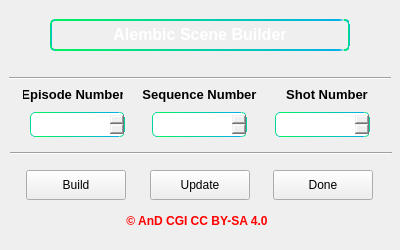
<?xml version="1.0" encoding="UTF-8"?>
<ui version="4.0">
 <class>Form</class>
 <widget class="QWidget" name="Form">
  <property name="geometry">
   <rect>
    <x>0</x>
    <y>0</y>
    <width>400</width>
    <height>250</height>
   </rect>
  </property>
  <property name="sizePolicy">
   <sizepolicy hsizetype="Fixed" vsizetype="Fixed">
    <horstretch>0</horstretch>
    <verstretch>0</verstretch>
   </sizepolicy>
  </property>
  <property name="minimumSize">
   <size>
    <width>400</width>
    <height>250</height>
   </size>
  </property>
  <property name="maximumSize">
   <size>
    <width>400</width>
    <height>250</height>
   </size>
  </property>
  <property name="windowTitle">
   <string>Form</string>
  </property>
  <widget class="Line" name="line_3">
   <property name="enabled">
    <bool>true</bool>
   </property>
   <property name="geometry">
    <rect>
     <x>9</x>
     <y>70</y>
     <width>382</width>
     <height>16</height>
    </rect>
   </property>
   <property name="orientation">
    <enum>Qt::Horizontal</enum>
   </property>
  </widget>
  <widget class="QWidget" name="">
   <property name="geometry">
    <rect>
     <x>9</x>
     <y>70</y>
     <width>382</width>
     <height>50</height>
    </rect>
   </property>
   <layout class="QHBoxLayout" name="labelsText">
    <property name="sizeConstraint">
     <enum>QLayout::SetNoConstraint</enum>
    </property>
    <property name="topMargin">
     <number>0</number>
    </property>
    <item>
     <spacer name="horizontalSpacer_11">
      <property name="orientation">
       <enum>Qt::Horizontal</enum>
      </property>
      <property name="sizeHint" stdset="0">
       <size>
        <width>40</width>
        <height>20</height>
       </size>
      </property>
     </spacer>
    </item>
    <item alignment="Qt::AlignHCenter|Qt::AlignVCenter">
     <widget class="QLabel" name="lbEP">
      <property name="minimumSize">
       <size>
        <width>100</width>
        <height>0</height>
       </size>
      </property>
      <property name="maximumSize">
       <size>
        <width>100</width>
        <height>16777215</height>
       </size>
      </property>
      <property name="font">
       <font>
        <pointsize>10</pointsize>
        <bold>true</bold>
       </font>
      </property>
      <property name="text">
       <string>Episode Number</string>
      </property>
      <property name="alignment">
       <set>Qt::AlignCenter</set>
      </property>
     </widget>
    </item>
    <item>
     <spacer name="horizontalSpacer_9">
      <property name="orientation">
       <enum>Qt::Horizontal</enum>
      </property>
      <property name="sizeHint" stdset="0">
       <size>
        <width>40</width>
        <height>20</height>
       </size>
      </property>
     </spacer>
    </item>
    <item alignment="Qt::AlignHCenter|Qt::AlignVCenter">
     <widget class="QLabel" name="lbSQ">
      <property name="minimumSize">
       <size>
        <width>115</width>
        <height>0</height>
       </size>
      </property>
      <property name="maximumSize">
       <size>
        <width>115</width>
        <height>16777215</height>
       </size>
      </property>
      <property name="font">
       <font>
        <pointsize>10</pointsize>
        <bold>true</bold>
       </font>
      </property>
      <property name="text">
       <string>Sequence Number</string>
      </property>
      <property name="alignment">
       <set>Qt::AlignCenter</set>
      </property>
     </widget>
    </item>
    <item>
     <spacer name="horizontalSpacer_10">
      <property name="orientation">
       <enum>Qt::Horizontal</enum>
      </property>
      <property name="sizeHint" stdset="0">
       <size>
        <width>40</width>
        <height>20</height>
       </size>
      </property>
     </spacer>
    </item>
    <item alignment="Qt::AlignHCenter|Qt::AlignVCenter">
     <widget class="QLabel" name="lbSH">
      <property name="minimumSize">
       <size>
        <width>100</width>
        <height>0</height>
       </size>
      </property>
      <property name="maximumSize">
       <size>
        <width>100</width>
        <height>16777215</height>
       </size>
      </property>
      <property name="font">
       <font>
        <pointsize>10</pointsize>
        <bold>true</bold>
       </font>
      </property>
      <property name="text">
       <string>Shot Number</string>
      </property>
      <property name="alignment">
       <set>Qt::AlignCenter</set>
      </property>
     </widget>
    </item>
    <item>
     <spacer name="horizontalSpacer_12">
      <property name="orientation">
       <enum>Qt::Horizontal</enum>
      </property>
      <property name="sizeHint" stdset="0">
       <size>
        <width>40</width>
        <height>20</height>
       </size>
      </property>
     </spacer>
    </item>
   </layout>
  </widget>
  <widget class="Line" name="line_4">
   <property name="enabled">
    <bool>true</bool>
   </property>
   <property name="geometry">
    <rect>
     <x>10</x>
     <y>145</y>
     <width>382</width>
     <height>16</height>
    </rect>
   </property>
   <property name="orientation">
    <enum>Qt::Horizontal</enum>
   </property>
  </widget>
  <widget class="QWidget" name="">
   <property name="geometry">
    <rect>
     <x>9</x>
     <y>10</y>
     <width>382</width>
     <height>50</height>
    </rect>
   </property>
   <layout class="QVBoxLayout" name="verticalLayout">
    <item>
     <layout class="QHBoxLayout" name="topPart">
      <item>
       <spacer name="horizontalSpacer_3">
        <property name="orientation">
         <enum>Qt::Horizontal</enum>
        </property>
        <property name="sizeHint" stdset="0">
         <size>
          <width>40</width>
          <height>20</height>
         </size>
        </property>
       </spacer>
      </item>
      <item alignment="Qt::AlignHCenter|Qt::AlignVCenter">
       <widget class="QLabel" name="mainLabel">
        <property name="minimumSize">
         <size>
          <width>300</width>
          <height>0</height>
         </size>
        </property>
        <property name="maximumSize">
         <size>
          <width>300</width>
          <height>16777215</height>
         </size>
        </property>
        <property name="font">
         <font>
          <pointsize>12</pointsize>
          <bold>true</bold>
          <kerning>true</kerning>
         </font>
        </property>
        <property name="layoutDirection">
         <enum>Qt::LeftToRight</enum>
        </property>
        <property name="autoFillBackground">
         <bool>false</bool>
        </property>
        <property name="styleSheet">
         <string notr="true">color: white;
background-origin: border;
background-clip: border;
border: 2px solid;
border-radius: 5px;
text-align:center;
border-color: qlineargradient(spread:pad, x1:0, y1:0, x2:1, y2:0, stop:0 rgba(0, 242, 96, 255), stop:0.98 rgba(5, 177, 230, 255), stop:1 rgba(0, 0, 0, 0));
</string>
        </property>
        <property name="frameShape">
         <enum>QFrame::Panel</enum>
        </property>
        <property name="frameShadow">
         <enum>QFrame::Raised</enum>
        </property>
        <property name="lineWidth">
         <number>1</number>
        </property>
        <property name="midLineWidth">
         <number>0</number>
        </property>
        <property name="text">
         <string>Alembic Scene Builder</string>
        </property>
        <property name="alignment">
         <set>Qt::AlignHCenter|Qt::AlignTop</set>
        </property>
       </widget>
      </item>
      <item>
       <spacer name="horizontalSpacer_4">
        <property name="orientation">
         <enum>Qt::Horizontal</enum>
        </property>
        <property name="sizeHint" stdset="0">
         <size>
          <width>40</width>
          <height>20</height>
         </size>
        </property>
       </spacer>
      </item>
     </layout>
    </item>
   </layout>
  </widget>
  <widget class="QWidget" name="">
   <property name="geometry">
    <rect>
     <x>9</x>
     <y>100</y>
     <width>382</width>
     <height>49</height>
    </rect>
   </property>
   <layout class="QHBoxLayout" name="varBox">
    <property name="topMargin">
     <number>0</number>
    </property>
    <item>
     <spacer name="horizontalSpacer_7">
      <property name="orientation">
       <enum>Qt::Horizontal</enum>
      </property>
      <property name="sizeHint" stdset="0">
       <size>
        <width>40</width>
        <height>20</height>
       </size>
      </property>
     </spacer>
    </item>
    <item>
     <widget class="QSpinBox" name="spbxEP">
      <property name="minimumSize">
       <size>
        <width>95</width>
        <height>25</height>
       </size>
      </property>
      <property name="maximumSize">
       <size>
        <width>85</width>
        <height>25</height>
       </size>
      </property>
      <property name="styleSheet">
       <string notr="true">color: white;
background-origin: border;
background-clip: border;
border: 1px solid;
border-radius: 5px;
text-align:center;
border-color: qlineargradient(spread:pad, x1:0, y1:0, x2:1, y2:0, stop:0 rgba(0, 242, 96, 255), stop:0.98 rgba(5, 177, 230, 255), stop:1 rgba(0, 0, 0, 0));
</string>
      </property>
      <property name="alignment">
       <set>Qt::AlignCenter</set>
      </property>
      <property name="accelerated">
       <bool>true</bool>
      </property>
      <property name="prefix">
       <string/>
      </property>
      <property name="minimum">
       <number>1</number>
      </property>
      <property name="maximum">
       <number>999</number>
      </property>
      <property name="value">
       <number>1</number>
      </property>
      <property name="displayIntegerBase">
       <number>10</number>
      </property>
     </widget>
    </item>
    <item>
     <spacer name="horizontalSpacer_5">
      <property name="orientation">
       <enum>Qt::Horizontal</enum>
      </property>
      <property name="sizeHint" stdset="0">
       <size>
        <width>40</width>
        <height>20</height>
       </size>
      </property>
     </spacer>
    </item>
    <item>
     <widget class="QSpinBox" name="spbxSQ">
      <property name="minimumSize">
       <size>
        <width>95</width>
        <height>25</height>
       </size>
      </property>
      <property name="maximumSize">
       <size>
        <width>85</width>
        <height>25</height>
       </size>
      </property>
      <property name="toolTip">
       <string>Set The Sequence Number</string>
      </property>
      <property name="styleSheet">
       <string notr="true">color: white;
background-origin: border;
background-clip: border;
border: 1px solid;
border-radius: 5px;
text-align:center;
border-color: qlineargradient(spread:pad, x1:0, y1:0, x2:1, y2:0, stop:0 rgba(0, 242, 96, 255), stop:0.98 rgba(5, 177, 230, 255), stop:1 rgba(0, 0, 0, 0));
</string>
      </property>
      <property name="alignment">
       <set>Qt::AlignCenter</set>
      </property>
      <property name="accelerated">
       <bool>true</bool>
      </property>
      <property name="minimum">
       <number>5</number>
      </property>
      <property name="maximum">
       <number>995</number>
      </property>
      <property name="singleStep">
       <number>5</number>
      </property>
      <property name="displayIntegerBase">
       <number>10</number>
      </property>
     </widget>
    </item>
    <item>
     <spacer name="horizontalSpacer_6">
      <property name="orientation">
       <enum>Qt::Horizontal</enum>
      </property>
      <property name="sizeHint" stdset="0">
       <size>
        <width>40</width>
        <height>20</height>
       </size>
      </property>
     </spacer>
    </item>
    <item>
     <widget class="QSpinBox" name="spbxSH">
      <property name="minimumSize">
       <size>
        <width>95</width>
        <height>25</height>
       </size>
      </property>
      <property name="maximumSize">
       <size>
        <width>85</width>
        <height>25</height>
       </size>
      </property>
      <property name="styleSheet">
       <string notr="true">color: white;
background-origin: border;
background-clip: border;
border: 1px solid;
border-radius: 5px;
text-align:center;
border-color: qlineargradient(spread:pad, x1:0, y1:0, x2:1, y2:0, stop:0 rgba(0, 242, 96, 255), stop:0.98 rgba(5, 177, 230, 255), stop:1 rgba(0, 0, 0, 0));
</string>
      </property>
      <property name="alignment">
       <set>Qt::AlignCenter</set>
      </property>
      <property name="accelerated">
       <bool>true</bool>
      </property>
      <property name="prefix">
       <string notr="true"/>
      </property>
      <property name="minimum">
       <number>5</number>
      </property>
      <property name="maximum">
       <number>995</number>
      </property>
      <property name="singleStep">
       <number>5</number>
      </property>
      <property name="displayIntegerBase">
       <number>10</number>
      </property>
     </widget>
    </item>
    <item>
     <spacer name="horizontalSpacer_8">
      <property name="orientation">
       <enum>Qt::Horizontal</enum>
      </property>
      <property name="sizeHint" stdset="0">
       <size>
        <width>40</width>
        <height>20</height>
       </size>
      </property>
     </spacer>
    </item>
   </layout>
  </widget>
  <widget class="QWidget" name="">
   <property name="geometry">
    <rect>
     <x>9</x>
     <y>160</y>
     <width>382</width>
     <height>50</height>
    </rect>
   </property>
   <layout class="QHBoxLayout" name="horizontalLayout">
    <item>
     <spacer name="horizontalSpacer_13">
      <property name="orientation">
       <enum>Qt::Horizontal</enum>
      </property>
      <property name="sizeHint" stdset="0">
       <size>
        <width>40</width>
        <height>20</height>
       </size>
      </property>
     </spacer>
    </item>
    <item>
     <widget class="QPushButton" name="buildBtn">
      <property name="minimumSize">
       <size>
        <width>100</width>
        <height>30</height>
       </size>
      </property>
      <property name="maximumSize">
       <size>
        <width>100</width>
        <height>30</height>
       </size>
      </property>
      <property name="styleSheet">
       <string notr="true"/>
      </property>
      <property name="text">
       <string>Build</string>
      </property>
     </widget>
    </item>
    <item>
     <spacer name="horizontalSpacer">
      <property name="orientation">
       <enum>Qt::Horizontal</enum>
      </property>
      <property name="sizeHint" stdset="0">
       <size>
        <width>20</width>
        <height>20</height>
       </size>
      </property>
     </spacer>
    </item>
    <item>
     <spacer name="horizontalSpacer_17">
      <property name="orientation">
       <enum>Qt::Horizontal</enum>
      </property>
      <property name="sizeHint" stdset="0">
       <size>
        <width>40</width>
        <height>20</height>
       </size>
      </property>
     </spacer>
    </item>
    <item>
     <widget class="QPushButton" name="updateBtn">
      <property name="minimumSize">
       <size>
        <width>100</width>
        <height>30</height>
       </size>
      </property>
      <property name="maximumSize">
       <size>
        <width>100</width>
        <height>30</height>
       </size>
      </property>
      <property name="autoFillBackground">
       <bool>false</bool>
      </property>
      <property name="styleSheet">
       <string notr="true"/>
      </property>
      <property name="text">
       <string>Update</string>
      </property>
     </widget>
    </item>
    <item>
     <spacer name="horizontalSpacer_2">
      <property name="orientation">
       <enum>Qt::Horizontal</enum>
      </property>
      <property name="sizeHint" stdset="0">
       <size>
        <width>20</width>
        <height>20</height>
       </size>
      </property>
     </spacer>
    </item>
    <item>
     <spacer name="horizontalSpacer_18">
      <property name="orientation">
       <enum>Qt::Horizontal</enum>
      </property>
      <property name="sizeHint" stdset="0">
       <size>
        <width>40</width>
        <height>20</height>
       </size>
      </property>
     </spacer>
    </item>
    <item>
     <widget class="QPushButton" name="doneBtn">
      <property name="enabled">
       <bool>true</bool>
      </property>
      <property name="minimumSize">
       <size>
        <width>100</width>
        <height>30</height>
       </size>
      </property>
      <property name="maximumSize">
       <size>
        <width>100</width>
        <height>30</height>
       </size>
      </property>
      <property name="styleSheet">
       <string notr="true"/>
      </property>
      <property name="text">
       <string>Done</string>
      </property>
     </widget>
    </item>
    <item>
     <spacer name="horizontalSpacer_14">
      <property name="orientation">
       <enum>Qt::Horizontal</enum>
      </property>
      <property name="sizeHint" stdset="0">
       <size>
        <width>40</width>
        <height>20</height>
       </size>
      </property>
     </spacer>
    </item>
   </layout>
  </widget>
  <widget class="QWidget" name="">
   <property name="geometry">
    <rect>
     <x>10</x>
     <y>210</y>
     <width>374</width>
     <height>22</height>
    </rect>
   </property>
   <layout class="QHBoxLayout" name="copyLay">
    <item>
     <spacer name="horizontalSpacer_15">
      <property name="orientation">
       <enum>Qt::Horizontal</enum>
      </property>
      <property name="sizeHint" stdset="0">
       <size>
        <width>80</width>
        <height>20</height>
       </size>
      </property>
     </spacer>
    </item>
    <item>
     <widget class="QLabel" name="copyRight">
      <property name="minimumSize">
       <size>
        <width>200</width>
        <height>0</height>
       </size>
      </property>
      <property name="maximumSize">
       <size>
        <width>200</width>
        <height>16777215</height>
       </size>
      </property>
      <property name="font">
       <font>
        <pointsize>9</pointsize>
        <italic>false</italic>
        <bold>true</bold>
        <underline>false</underline>
        <strikeout>false</strikeout>
       </font>
      </property>
      <property name="styleSheet">
       <string notr="true">color: rgb(255, 0, 0);</string>
      </property>
      <property name="text">
       <string>© AnD CGI CC BY-SA 4.0</string>
      </property>
      <property name="alignment">
       <set>Qt::AlignCenter</set>
      </property>
     </widget>
    </item>
    <item>
     <spacer name="horizontalSpacer_16">
      <property name="orientation">
       <enum>Qt::Horizontal</enum>
      </property>
      <property name="sizeHint" stdset="0">
       <size>
        <width>80</width>
        <height>20</height>
       </size>
      </property>
     </spacer>
    </item>
   </layout>
  </widget>
 </widget>
 <tabstops>
  <tabstop>spbxEP</tabstop>
  <tabstop>spbxSQ</tabstop>
  <tabstop>spbxSH</tabstop>
  <tabstop>buildBtn</tabstop>
  <tabstop>updateBtn</tabstop>
  <tabstop>doneBtn</tabstop>
 </tabstops>
 <resources/>
 <connections/>
</ui>
